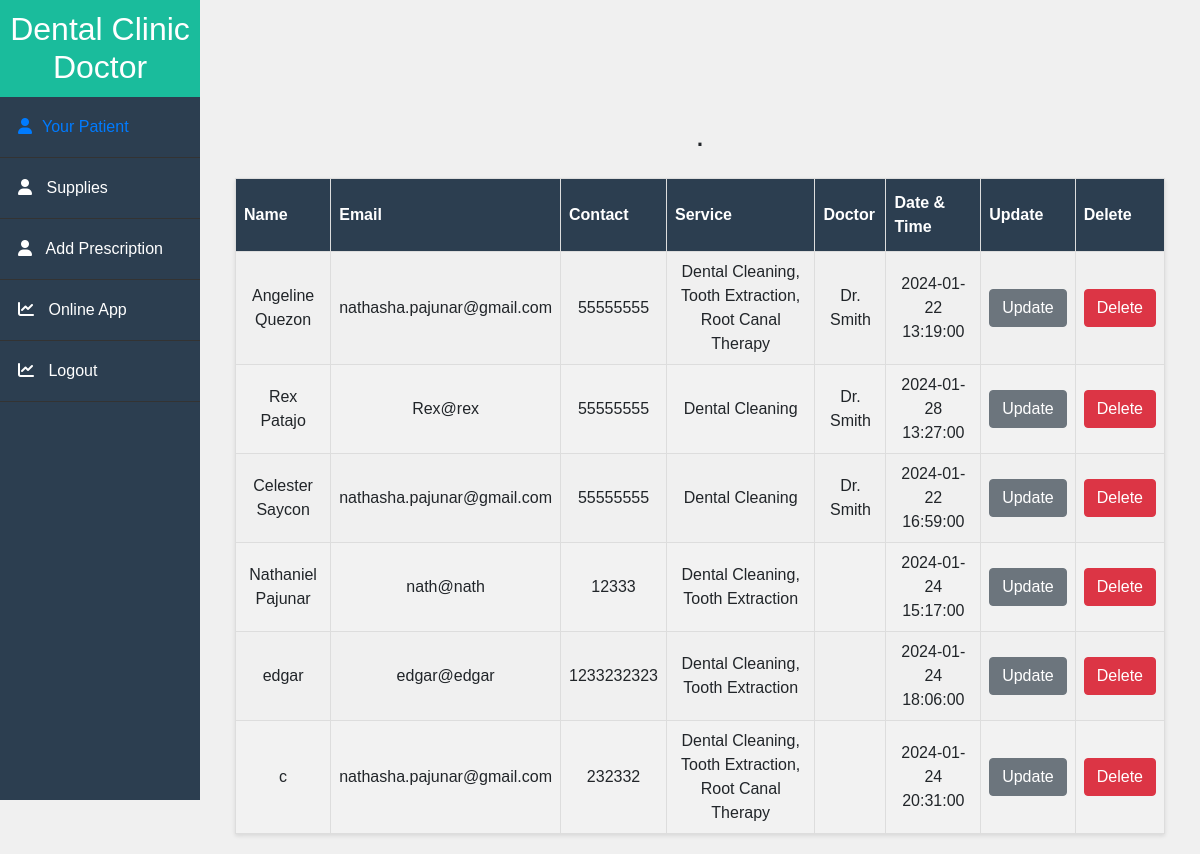
The app's page /docpatient.php with its own data.
### tables this page shows
CREATE TABLE `patients` (
  `id` int(11) NOT NULL,
  `fullname` varchar(255) NOT NULL,
  `email` varchar(255) NOT NULL,
  `contact` varchar(50) NOT NULL,
  `services` varchar(255) NOT NULL,
  `doctor` varchar(255) NOT NULL,
  `datetime` datetime NOT NULL
);

### docpatient.php (the view, shortened to what this page needs)
<!DOCTYPE html>
<html lang="en">
<head>
<link rel="stylesheet" href="https://cdnjs.cloudflare.com/ajax/libs/font-awesome/6.0.0/css/all.min.css">
<link href="https://stackpath.bootstrapcdn.com/bootstrap/4.5.2/css/bootstrap.min.css" rel="stylesheet">
</head>
<body>
<div class="sidebar">
    <h2>Dental Clinic Doctor</h2>
    <ul>
        <li><a href="docpatient.php" style="color: 16a085; text-decoration: none;"><i class="fa fa-user"></i>Your Patient</a></li>
        <li><a href="Supplies.php" style="color: white; text-decoration: none;"><i class="fa fa-user"></i> Supplies</a></li>
        <li><a href="addprescription.php" style="color: white; text-decoration: none;"><i class="fa fa-user"></i> Add Prescription</a></li>
        <li><a href="doconlineapp.php" style="color: white; text-decoration: none; white-space: nowrap;"><i class="fa fa-chart-line"></i> Online App</a></li>
        <li><a href="logout.php" style="color: white; text-decoration: none; white-space: nowrap;"><i class="fa fa-chart-line"></i> Logout</a></li>
    </ul>
</div>
<div class="content">
  <div class="container mt-5">
    <h2 class="mb-4 text-center">.</h2>
    <table class="patient-table">
      <thead>
        <tr>
          <th>Name</th>
          <th>Email</th>
          <th>Contact</th>
          <th>Service</th>
          <th>Doctor</th>
          <th>Date & Time</th>
          <th>Update</th>
          <th>Delete</th>
        </tr>
      </thead>
      <tbody>
        <?php
          include 'db.php';
          $result = mysqli_query($conn, "SELECT * FROM patients");
          while($row = mysqli_fetch_assoc($result)) {
              echo "<tr>";
              echo "<td>" . $row['fullname'] . "</td>";
              echo "<td>" . $row['email'] . "</td>";
              echo "<td>" . $row['contact'] . "</td>";
              echo "<td>" . $row['services'] . "</td>";
              echo "<td>" . $row['doctor'] . "</td>";
              echo "<td>" . $row['datetime'] . "</td>";
              echo "<td><a href='update_patient.php?id=" . $row['id'] . "' class='btn btn-secondary'>Update</a></td>";
              echo "<td><a href='delete_patient.php?id=" . $row['id'] . "' class='btn btn-danger'>Delete</a></td>";
              echo "</tr>";
          }
        ?>
      </tbody>
    </table>
  </div>
</div>
</body>
</html>

### docpatient.php (style rules this page uses)
body { font-family: 'Arial', sans-serif; margin: 0; padding: 0; background: #f0f0f0; }
.sidebar { background-color: #2c3e50; color: white; width: 200px; height: 100vh; position: fixed; overflow: auto; }
.sidebar h2 { padding: 10px; margin: 0; background: #1abc9c; text-align: center; }
.sidebar ul { list-style-type: none; padding: 0; }
.sidebar ul li { padding: 18px; border-bottom: 1px solid #333; }
.sidebar ul li i { margin-right: 10px; }
.content { margin-left: 200px; padding: 20px; }
.patient-table { width: 100%; border-collapse: collapse; margin: auto; box-shadow: 0 2px 4px rgba(0,0,0,0.1); }
.patient-table th, .patient-table td { border: 1px solid #ddd; padding: 8px; text-align: center; }
.patient-table tr:nth-child(even) { background-color: #f2f2f2; }
.patient-table th { padding-top: 12px; padding-bottom: 12px; text-align: left; background-color: #2c3e50; color: white; }

### records on screen
patients: fullname "Angeline Quezon", email "nathasha.pajunar@gmail.com", contact "55555555", services "Dental Cleaning, Tooth Extraction, Root Canal Therapy", doctor "Dr. Smith", datetime "2024-01-22 13:19:00"
patients: fullname "Rex Patajo", email "Rex@rex", contact "55555555", services "Dental Cleaning", doctor "Dr. Smith", datetime "2024-01-28 13:27:00"
patients: fullname "Celester Saycon", email "nathasha.pajunar@gmail.com", contact "55555555", services "Dental Cleaning", doctor "Dr. Smith", datetime "2024-01-22 16:59:00"
patients: fullname "Nathaniel Pajunar", email "nath@nath", contact "12333", services "Dental Cleaning, Tooth Extraction", datetime "2024-01-24 15:17:00"
patients: fullname "edgar", email "edgar@edgar", contact "1233232323", services "Dental Cleaning, Tooth Extraction", datetime "2024-01-24 18:06:00"
patients: fullname "c", email "nathasha.pajunar@gmail.com", contact "232332", services "Dental Cleaning, Tooth Extraction, Root Canal Therapy", datetime "2024-01-24 20:31:00"
